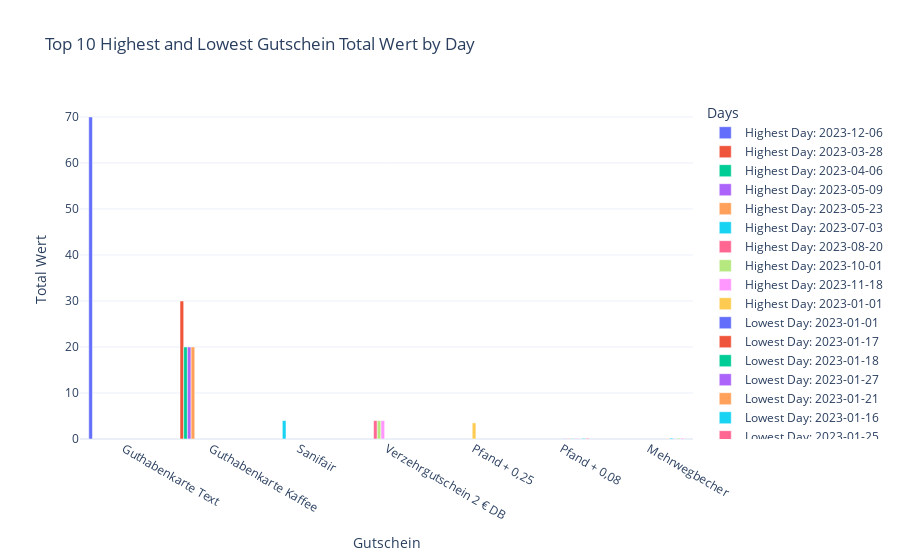

The code cell stored with this chart in its notebook:
### Markdown cell above
## Top 10 Highest and Lowest Gutschein Total value with Date

### Code cell
import polars as pl
import pandas as pd
import plotly.graph_objects as go

# Assuming df2 is already defined as a Polars DataFrame
Gutschein = df2.select([
    'Datum',
    'Artikelname',
    'Menge',
    'Zwischensumme'
]).rename({'Artikelname': 'Gutschein', 'Zwischensumme': 'Total Wert'})

# Convert to Pandas DataFrame for processing
Gutschein_df = Gutschein.to_pandas()

# Convert 'Datum' to datetime with the correct format
Gutschein_df['Datum'] = pd.to_datetime(Gutschein_df['Datum'], format='%d.%m.%Y')

# Aggregate total value per Gutschein and Date
aggregated_data = Gutschein_df.groupby(['Datum', 'Gutschein']).agg({'Total Wert': 'sum'}).reset_index()

# Filter out rows where Total Wert is zero
aggregated_data = aggregated_data[aggregated_data['Total Wert'] != 0]

# Find the top 10 highest and lowest days based on total value
top_10_highest_days = aggregated_data.nlargest(10, 'Total Wert')
top_10_lowest_days = aggregated_data.nsmallest(10, 'Total Wert')

# Combine the top 10 highest and lowest into one DataFrame
combined_top_days = pd.concat([top_10_highest_days, top_10_lowest_days])

# Plotting using Plotly bar plot
fig = go.Figure()

# Add bars for each Gutschein on the highest days
for date in top_10_highest_days['Datum'].unique():
    day_data = top_10_highest_days[top_10_highest_days['Datum'] == date]
    fig.add_trace(go.Bar(
        x=day_data['Gutschein'],
        y=day_data['Total Wert'],
        name=f"Highest Day: {date.date()}",
        hovertext=day_data['Datum'].astype(str)
    ))

# Add bars for each Gutschein on the lowest days
for date in top_10_lowest_days['Datum'].unique():
    day_data = top_10_lowest_days[top_10_lowest_days['Datum'] == date]
    fig.add_trace(go.Bar(
        x=day_data['Gutschein'],
        y=day_data['Total Wert'],
        name=f"Lowest Day: {date.date()}",
        hovertext=day_data['Datum'].astype(str)
    ))

# Update the layout for better readability
fig.update_layout(
    barmode='group',
    title='Top 10 Highest and Lowest Gutschein Total Wert by Day',
    xaxis_title='Gutschein',
    yaxis_title='Total Wert',
    legend_title='Days',
    template='plotly_white'
)

fig.show()

### Figure 1 — Plotly figure (JSON) as saved in the notebook; plotly's stock layout.template omitted (floating-point values rounded to 4 significant figures)
{"data": [{"hovertext": ["2023-12-06"], "name": "Highest Day: 2023-12-06", "type": "bar", "x": ["Guthabenkarte Text"], "y": [70]}, {"hovertext": ["2023-03-28"], "name": "Highest Day: 2023-03-28", "type": "bar", "x": ["Guthabenkarte Kaffee"], "y": [30]}, {"hovertext": ["2023-04-06"], "name": "Highest Day: 2023-04-06", "type": "bar", "x": ["Guthabenkarte Kaffee"], "y": [20]}, {"hovertext": ["2023-05-09"], "name": "Highest Day: 2023-05-09", "type": "bar", "x": ["Guthabenkarte Kaffee"], "y": [20]}, {"hovertext": ["2023-05-23"], "name": "Highest Day: 2023-05-23", "type": "bar", "x": ["Guthabenkarte Kaffee"], "y": [20]}, {"hovertext": ["2023-07-03"], "name": "Highest Day: 2023-07-03", "type": "bar", "x": ["Sanifair"], "y": [4]}, {"hovertext": ["2023-08-20"], "name": "Highest Day: 2023-08-20", "type": "bar", "x": ["Verzehrgutschein 2 € DB"], "y": [4]}, {"hovertext": ["2023-10-01"], "name": "Highest Day: 2023-10-01", "type": "bar", "x": ["Verzehrgutschein 2 € DB"], "y": [4]}, {"hovertext": ["2023-11-18"], "name": "Highest Day: 2023-11-18", "type": "bar", "x": ["Verzehrgutschein 2 € DB"], "y": [4]}, {"hovertext": ["2023-01-01"], "name": "Highest Day: 2023-01-01", "type": "bar", "x": ["Pfand + 0,25"], "y": [3.5]}, {"hovertext": ["2023-01-01"], "name": "Lowest Day: 2023-01-01", "type": "bar", "x": ["Pfand + 0,08"], "y": [0.08]}, {"hovertext": ["2023-01-17"], "name": "Lowest Day: 2023-01-17", "type": "bar", "x": ["Pfand + 0,08"], "y": [0.08]}, {"hovertext": ["2023-01-18"], "name": "Lowest Day: 2023-01-18", "type": "bar", "x": ["Pfand + 0,08"], "y": [0.08]}, {"hovertext": ["2023-01-27"], "name": "Lowest Day: 2023-01-27", "type": "bar", "x": ["Pfand + 0,08"], "y": [0.08]}, {"hovertext": ["2023-01-21"], "name": "Lowest Day: 2023-01-21", "type": "bar", "x": ["Mehrwegbecher"], "y": [0.1]}, {"hovertext": ["2023-01-16", "2023-01-16"], "name": "Lowest Day: 2023-01-16", "type": "bar", "x": ["Pfand + 0,08", "Mehrwegbecher"], "y": [0.16, 0.2]}, {"hovertext": ["2023-01-25"], "name": "Lowest Day: 2023-01-25", "type": "bar", "x": ["Pfand + 0,08"], "y": [0.16]}, {"hovertext": ["2023-01-07"], "name": "Lowest Day: 2023-01-07", "type": "bar", "x": ["Mehrwegbecher"], "y": [0.2]}, {"hovertext": ["2023-01-08"], "name": "Lowest Day: 2023-01-08", "type": "bar", "x": ["Mehrwegbecher"], "y": [0.2]}], "layout": {"barmode": "group", "legend": {"title": {"text": "Days"}}, "title": {"text": "Top 10 Highest and Lowest Gutschein Total Wert by Day"}, "xaxis": {"title": {"text": "Gutschein"}}, "yaxis": {"title": {"text": "Total Wert"}}}}
